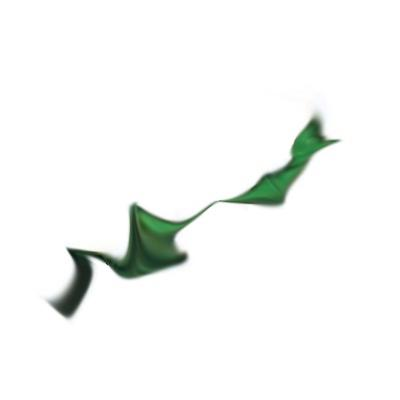
#> input picture color_scrambled/obj109.jpg, 400 x 400 px; its folder holds only this picture in this run
$ python flip.py
#> lines starting #> are read from the running program, lines starting #| are printed output that depends on the picture
#> in process_directory, img is the input picture: shape (400, 400, 3); mean R, G, B 245.1, 247, 245.4
import os
import numpy as np
from skimage import io, color, img_as_ubyte, img_as_float
from pathlib import Path

# Rotate images by 180 degrees

def rotate_image_colors_180(image):
    """
    Converts image to LAB space and rotates color channels (a, b) by 180 degrees.
    """
    # Convert to float and then to LAB space
    img_float = img_as_float(image)
    lab = color.rgb2lab(img_float)
#> lab: shape (400, 400, 3) float64; mean of channels 0, 1, 2 96.8, -1, 0.7

    # Extract channels
    l_channel = lab[:, :, 0]
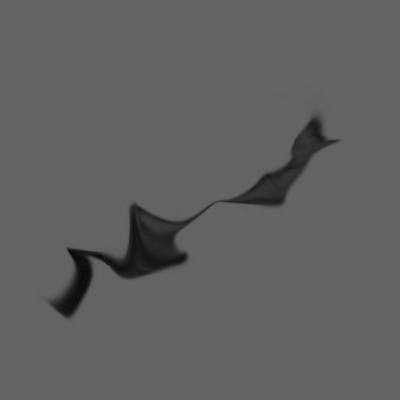
#> l_channel: shape (400, 400) float64; min 7.14, max 100, mean 96.8
    a_channel = lab[:, :, 1]
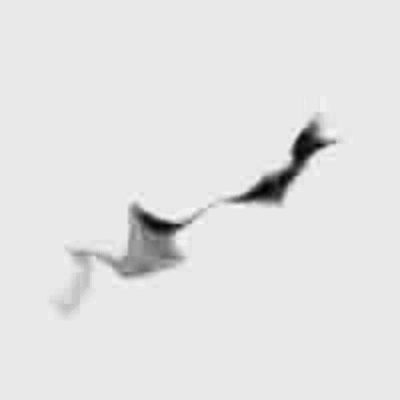
#> a_channel: shape (400, 400) float64; min -44.61, max 4.05, mean -1.02; drawn with min black and max white
    b_channel = lab[:, :, 2]
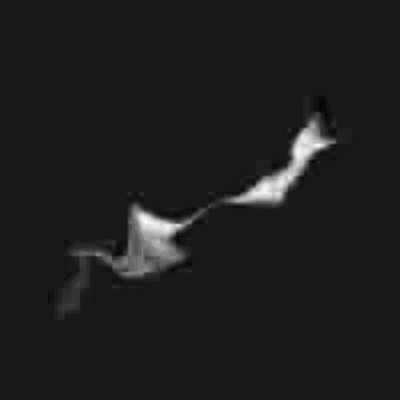
#> b_channel: shape (400, 400) float64; min -3.44, max 32.14, mean 0.7; drawn with min black and max white

    # In LAB space, a 180-degree rotation is mathematically equivalent
    # to inverting the signs of the 'a' and 'b' color channels.
    new_a = -a_channel
    new_b = -b_channel

    # Merge channels and convert back to RGB
    new_lab = np.stack([l_channel, new_a, new_b], axis=2)
#> new_lab: shape (400, 400, 3) float64; mean of channels 0, 1, 2 96.8, 1, -0.7
    new_rgb = color.lab2rgb(new_lab)
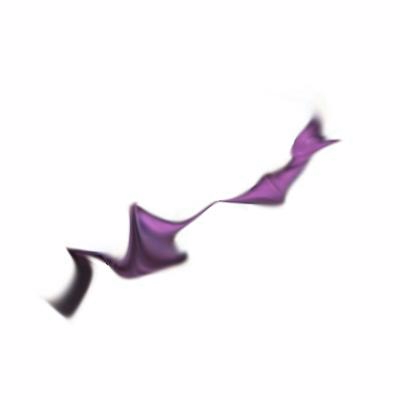
#> new_rgb: shape (400, 400, 3) float64; mean R, G, B 0.971, 0.965, 0.971

    # Ensure values are within valid 0.0-1.0 range and convert to 8-bit integer
    return img_as_ubyte(np.clip(new_rgb, 0, 1))

def process_directory(input_dir, output_dir):
    # Setup paths
    in_path = Path(input_dir)
    out_path = Path(output_dir)
    out_path.mkdir(parents=True, exist_ok=True)

    # Get valid image files
    valid_extensions = ('.png', '.jpg', '.jpeg')
    files = [f for f in in_path.iterdir() if f.suffix.lower() in valid_extensions]

    if not files:
        print(f"No images found in {input_dir}")
        return

    print(f"Processing {len(files)} images...")

    for file_path in files:
        try:
            # Load image
            img = io.imread(str(file_path))

            # Remove alpha channel if present (RGBA -> RGB)
            if img.shape[-1] == 4:
                img = img[:, :, :3]

            # Perform the 180-degree rotation
            rotated_img = rotate_image_colors_180(img)

            # Save to output directory
            save_path = out_path / file_path.name
            io.imsave(str(save_path), rotated_img)
            print(f"Rotated: {file_path.name}")

        except Exception as e:
            print(f"Could not process {file_path.name}: {e}")

if __name__ == "__main__":
    SOURCE_DIR = "../color_scrambled"
    TARGET_DIR = "../foil_scrambled"

    process_directory(SOURCE_DIR, TARGET_DIR)

$ run again, on color_scrambled/obj124.jpg
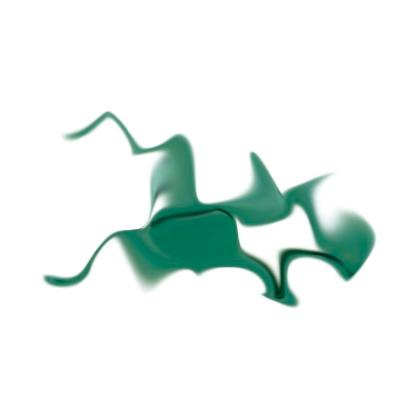
#> input picture color_scrambled/obj124.jpg, 400 x 400 px
#> in process_directory, img is the input picture: shape (400, 400, 3); mean R, G, B 230, 239.9, 237
#> lab: shape (400, 400, 3) float64; mean of channels 0, 1, 2 93.9, -3.6, 0.7
#> in rotate_image_colors_180, `new_b = -b_channel`:
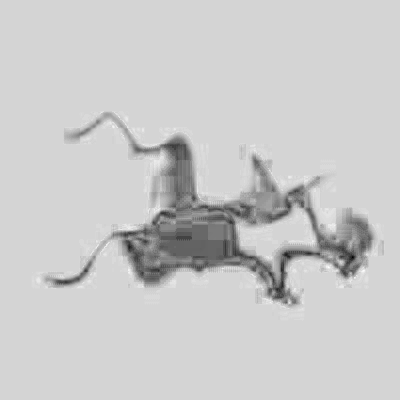
#> new_b: shape (400, 400) float64; min -15.6, max 3.11, mean -0.735; drawn with min black and max white
#> new_lab: shape (400, 400, 3) float64; mean of channels 0, 1, 2 93.9, 3.6, -0.7
#> in rotate_image_colors_180, `new_rgb = color.lab2rgb(new_lab)`:
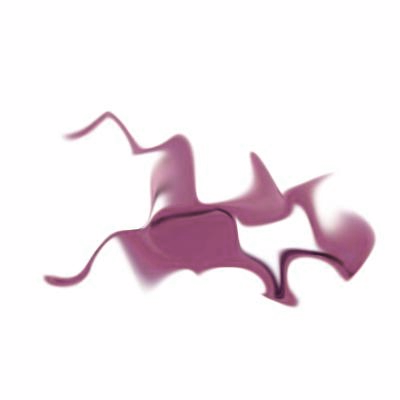
#> new_rgb: shape (400, 400, 3) float64; mean R, G, B 0.955, 0.926, 0.94

$ run again, on color_scrambled/obj111.jpg
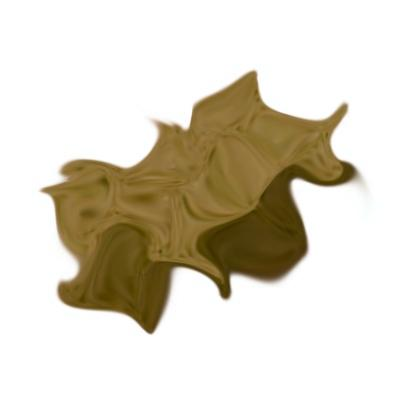
#> input picture color_scrambled/obj111.jpg, 400 x 400 px
#> in process_directory, img is the input picture: shape (400, 400, 3); mean R, G, B 218.7, 212, 196.6
#> lab: shape (400, 400, 3) float64; mean of channels 0, 1, 2 84.3, 0.8, 9.5
#> new_lab: shape (400, 400, 3) float64; mean of channels 0, 1, 2 84.3, -0.8, -9.5
#> in rotate_image_colors_180, `new_rgb = color.lab2rgb(new_lab)`:
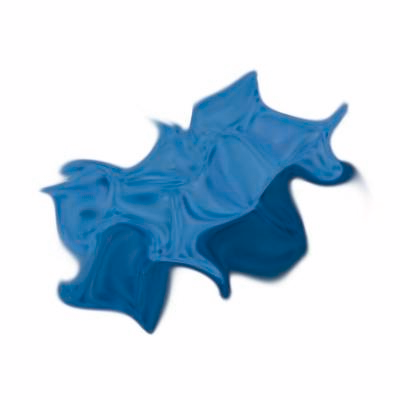
#> new_rgb: shape (400, 400, 3) float64; mean R, G, B 0.761, 0.84, 0.896
